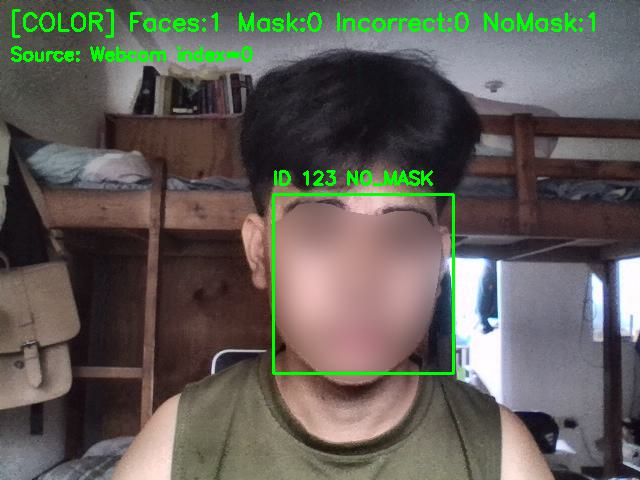
#> input picture snapshot_20251215_084355.jpg, 640 x 480 px
$ python -i ivp_enhance.py   (imports and definitions only)
#> lines starting #> are read from the running program, lines starting #| are printed output that depends on the picture
#> further down, picture is the input picture: shape (480, 640, 3); mean B, G, R 87.1, 93.4, 97.1
import cv2
import numpy as np

def enhance_clahe(frame_bgr):
    lab = cv2.cvtColor(frame_bgr, cv2.COLOR_BGR2LAB)
#> lab: shape (480, 640, 3); mean of channels 0, 1, 2 100.1, 129.9, 132
    l, a, b = cv2.split(lab)
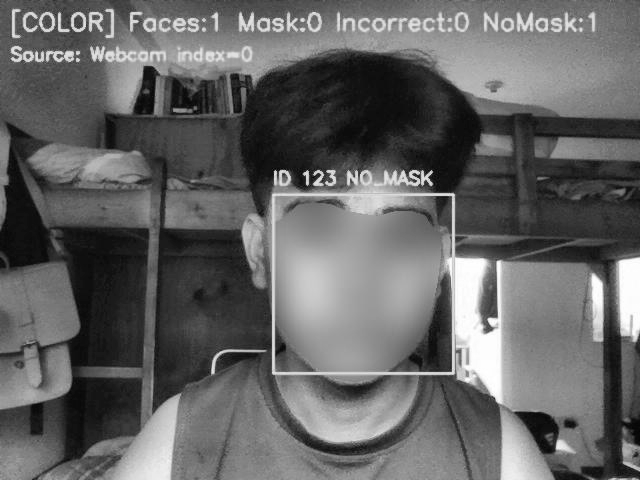
#> l: shape (480, 640); min 1, max 255, mean 100.1
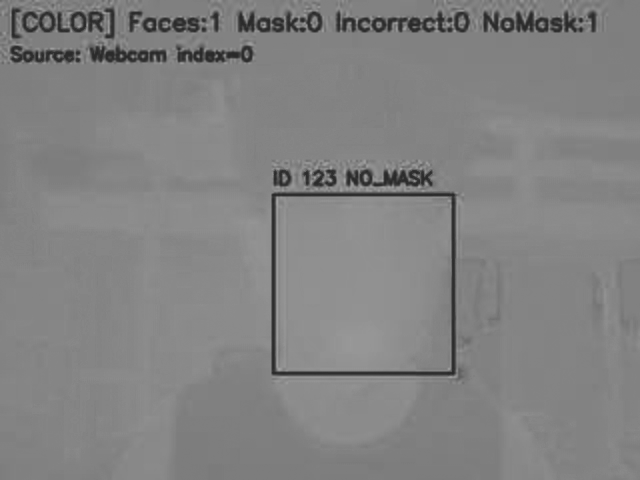
#> a: shape (480, 640); min 42, max 168, mean 129.9
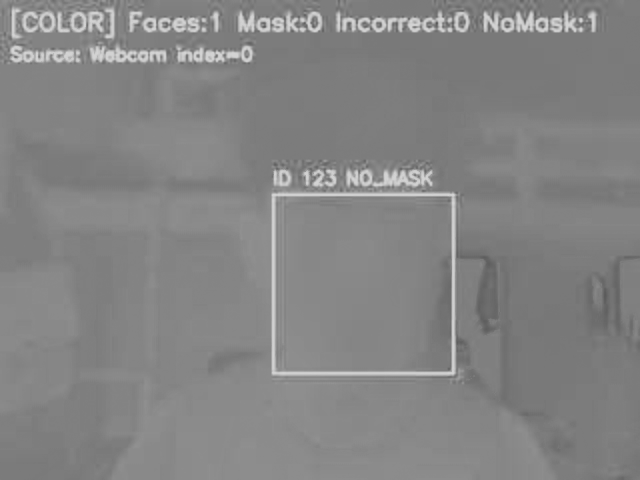
#> b: shape (480, 640); min 89, max 211, mean 132
    clahe = cv2.createCLAHE(clipLimit=2.0, tileGridSize=(8, 8))
    l2 = clahe.apply(l)
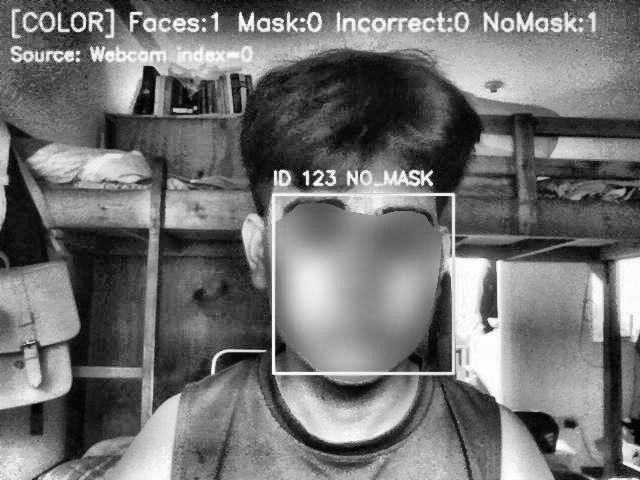
#> l2: shape (480, 640); min 1, max 255, mean 113.8
    out = cv2.merge([l2, a, b])
#> out: shape (480, 640, 3); mean of channels 0, 1, 2 113.8, 129.9, 132
    return cv2.cvtColor(out, cv2.COLOR_LAB2BGR)
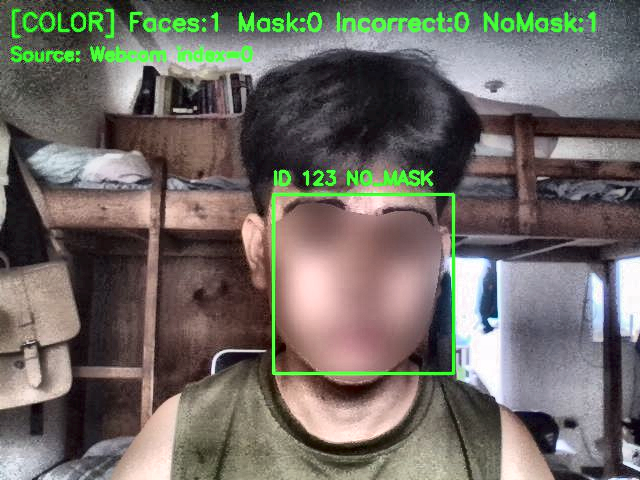
#> returned value: shape (480, 640, 3); mean B, G, R 100.9, 106.9, 111.6

def restore_unsharp(frame_bgr, sigma=1.2, amount=1.6):
    blur = cv2.GaussianBlur(frame_bgr, (0, 0), sigma)
    return cv2.addWeighted(frame_bgr, amount, blur, -(amount - 1.0), 0)

def restore_denoise(frame_bgr):
    return cv2.fastNlMeansDenoisingColored(frame_bgr, None, 5, 5, 7, 21)

def apply_gamma(frame_bgr, gamma, lut_cache):
    g = float(gamma)
    if g <= 0.01:
        g = 0.01
    if lut_cache.get("gamma") != g:
        inv = 1.0 / g
        lut = np.array([((i / 255.0) ** inv) * 255 for i in range(256)], dtype=np.uint8)
        lut_cache["gamma"] = g
        lut_cache["lut"] = lut
    return cv2.LUT(frame_bgr, lut_cache["lut"])

>>> import cv2
>>> picture = cv2.imread('snapshot_20251215_084355.jpg')
>>> result = enhance_clahe(picture)

$ run again, on snapshot_20251215_091318.jpg
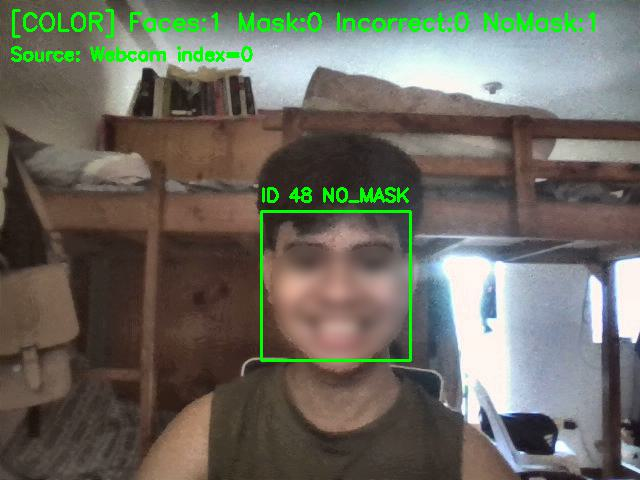
#> input picture snapshot_20251215_091318.jpg, 640 x 480 px
#> picture is the input picture: shape (480, 640, 3); mean B, G, R 95.8, 106.2, 107.5
#> lab: shape (480, 640, 3); mean of channels 0, 1, 2 112.8, 128.4, 134.3
#> in enhance_clahe, `l, a, b = cv2.split(lab)`:
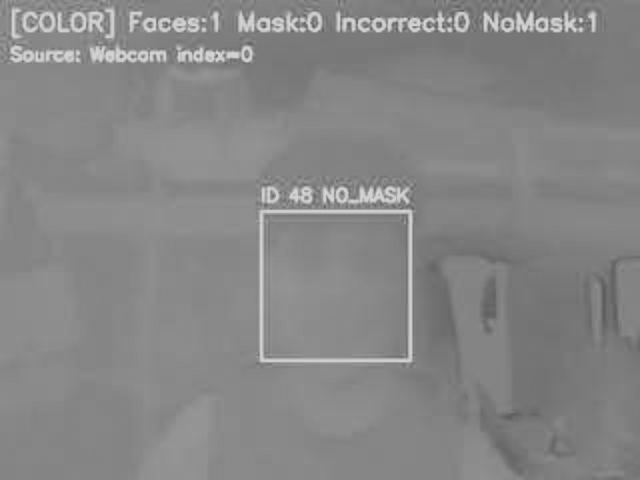
#> b: shape (480, 640); min 92, max 211, mean 134.3
#> out: shape (480, 640, 3); mean of channels 0, 1, 2 120.3, 128.4, 134.3
#> in enhance_clahe, `return cv2.cvtColor(out, cv2.COLOR_LAB2BGR)`:
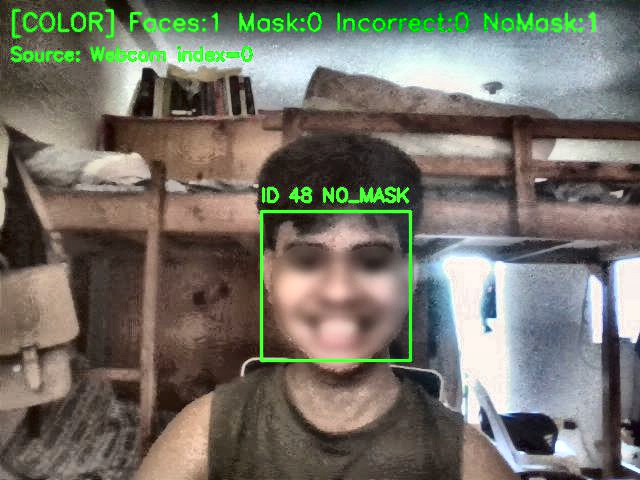
#> returned value: shape (480, 640, 3); mean B, G, R 103.3, 113.7, 116
